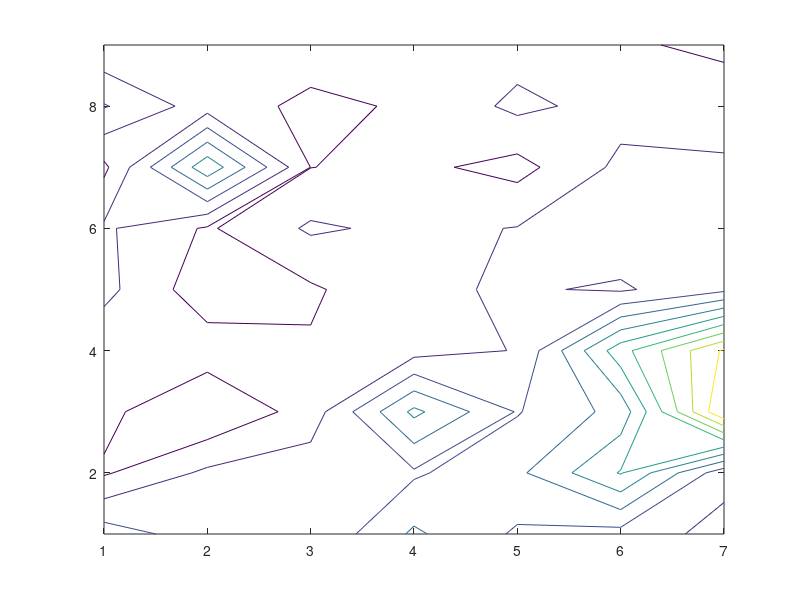

Source code (MATLAB):
clear all;
load('NLOS.txt');


z_offset = 1.20;% 

x_offset = 4 * 0.8 + 0.15;

y_offset = 3 * 0.8 - 0.15;

real_dis = zeros(size(NLOS));
index_x = zeros(size(NLOS));
index_y = zeros(size(NLOS));

for i = 1:size(NLOS,1)
    for j = 1:size(NLOS,2)
        index_x(i,j) = j;
        index_y(i,j) = i;
        real_dis(i,j) = (((i-1) * 0.8 + y_offset)^2.0 + ...
            ((j-1) * 0.8 + x_offset)^2.0 + ...
            z_offset^2.0)^0.5
    end
end

figure(1);
%surf(NLOS,'r');
%surf(real_dis,'b');
%mesh((NLOS-real_dis));
contour((NLOS-real_dis));

X = NLOS(:);
Y = real_dis(:);

IX = index_x(:);
IY = index_y(:);
error = abs(NLOS-real_dis);
IZ1 = error(:);

